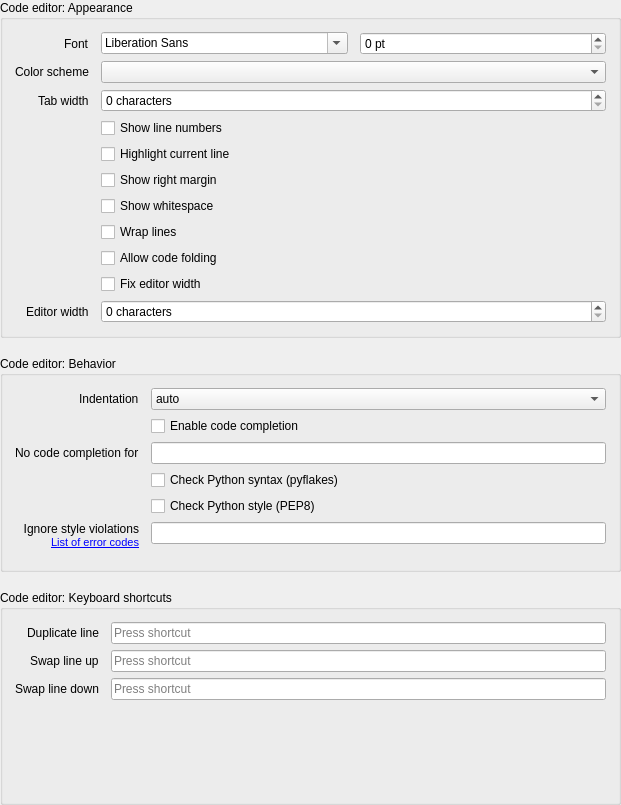
<?xml version="1.0" encoding="UTF-8"?>
<ui version="4.0">
 <class>Form</class>
 <widget class="QWidget" name="Form">
  <property name="geometry">
   <rect>
    <x>0</x>
    <y>0</y>
    <width>621</width>
    <height>805</height>
   </rect>
  </property>
  <property name="windowTitle">
   <string>Form</string>
  </property>
  <layout class="QVBoxLayout" name="verticalLayout">
   <property name="spacing">
    <number>18</number>
   </property>
   <property name="leftMargin">
    <number>0</number>
   </property>
   <property name="topMargin">
    <number>0</number>
   </property>
   <property name="rightMargin">
    <number>0</number>
   </property>
   <property name="bottomMargin">
    <number>0</number>
   </property>
   <item>
    <widget class="QGroupBox" name="groupbox_appearance">
     <property name="title">
      <string>Code editor: Appearance</string>
     </property>
     <layout class="QFormLayout" name="formLayout">
      <property name="labelAlignment">
       <set>Qt::AlignRight|Qt::AlignTrailing|Qt::AlignVCenter</set>
      </property>
      <property name="horizontalSpacing">
       <number>12</number>
      </property>
      <property name="leftMargin">
       <number>12</number>
      </property>
      <property name="topMargin">
       <number>12</number>
      </property>
      <property name="rightMargin">
       <number>12</number>
      </property>
      <property name="bottomMargin">
       <number>12</number>
      </property>
      <item row="0" column="0">
       <widget class="QLabel" name="label_font">
        <property name="text">
         <string>Font</string>
        </property>
       </widget>
      </item>
      <item row="1" column="0">
       <widget class="QLabel" name="label_color_scheme">
        <property name="text">
         <string>Color scheme</string>
        </property>
       </widget>
      </item>
      <item row="1" column="1">
       <widget class="QComboBox" name="cfg_pyqode_color_scheme"/>
      </item>
      <item row="2" column="0">
       <widget class="QLabel" name="label_tab_length">
        <property name="text">
         <string>Tab width</string>
        </property>
       </widget>
      </item>
      <item row="2" column="1">
       <widget class="QSpinBox" name="cfg_pyqode_tab_length">
        <property name="suffix">
         <string> characters</string>
        </property>
       </widget>
      </item>
      <item row="3" column="1">
       <widget class="QCheckBox" name="cfg_pyqode_show_line_numbers">
        <property name="text">
         <string>Show line numbers</string>
        </property>
       </widget>
      </item>
      <item row="4" column="1">
       <widget class="QCheckBox" name="cfg_pyqode_highlight_caret_line">
        <property name="text">
         <string>Highlight current line</string>
        </property>
       </widget>
      </item>
      <item row="5" column="1">
       <widget class="QCheckBox" name="cfg_pyqode_right_margin">
        <property name="text">
         <string>Show right margin</string>
        </property>
       </widget>
      </item>
      <item row="6" column="1">
       <widget class="QCheckBox" name="cfg_pyqode_show_whitespaces">
        <property name="text">
         <string>Show whitespace</string>
        </property>
       </widget>
      </item>
      <item row="7" column="1">
       <widget class="QCheckBox" name="cfg_pyqode_line_wrap">
        <property name="text">
         <string>Wrap lines</string>
        </property>
       </widget>
      </item>
      <item row="8" column="1">
       <widget class="QCheckBox" name="cfg_pyqode_code_folding">
        <property name="text">
         <string>Allow code folding</string>
        </property>
       </widget>
      </item>
      <item row="9" column="1">
       <widget class="QCheckBox" name="cfg_pyqode_fixed_width">
        <property name="text">
         <string>Fix editor width</string>
        </property>
       </widget>
      </item>
      <item row="10" column="0">
       <widget class="QLabel" name="label_fixed_width_nchar">
        <property name="text">
         <string>Editor width</string>
        </property>
       </widget>
      </item>
      <item row="10" column="1">
       <widget class="QSpinBox" name="cfg_pyqode_fixed_width_nchar">
        <property name="suffix">
         <string> characters</string>
        </property>
       </widget>
      </item>
      <item row="0" column="1">
       <widget class="QWidget" name="widget_font" native="true">
        <layout class="QHBoxLayout" name="horizontalLayout">
         <property name="spacing">
          <number>12</number>
         </property>
         <property name="leftMargin">
          <number>0</number>
         </property>
         <property name="topMargin">
          <number>0</number>
         </property>
         <property name="rightMargin">
          <number>0</number>
         </property>
         <property name="bottomMargin">
          <number>0</number>
         </property>
         <item>
          <widget class="QFontComboBox" name="cfg_pyqode_font_name"/>
         </item>
         <item>
          <widget class="QSpinBox" name="cfg_pyqode_font_size">
           <property name="suffix">
            <string> pt</string>
           </property>
          </widget>
         </item>
        </layout>
       </widget>
      </item>
     </layout>
    </widget>
   </item>
   <item>
    <widget class="QGroupBox" name="groupbox_behavior">
     <property name="title">
      <string>Code editor: Behavior</string>
     </property>
     <layout class="QFormLayout" name="formLayout_2">
      <property name="labelAlignment">
       <set>Qt::AlignRight|Qt::AlignTrailing|Qt::AlignVCenter</set>
      </property>
      <property name="horizontalSpacing">
       <number>12</number>
      </property>
      <property name="leftMargin">
       <number>12</number>
      </property>
      <property name="topMargin">
       <number>12</number>
      </property>
      <property name="rightMargin">
       <number>12</number>
      </property>
      <property name="bottomMargin">
       <number>12</number>
      </property>
      <item row="0" column="0">
       <widget class="QLabel" name="label_indentation">
        <property name="text">
         <string>Indentation</string>
        </property>
       </widget>
      </item>
      <item row="0" column="1">
       <widget class="QComboBox" name="cfg_pyqode_indentation">
        <item>
         <property name="text">
          <string>auto</string>
         </property>
        </item>
        <item>
         <property name="text">
          <string>spaces</string>
         </property>
        </item>
        <item>
         <property name="text">
          <string>tabs</string>
         </property>
        </item>
       </widget>
      </item>
      <item row="5" column="0">
       <widget class="QLabel" name="label_pep8_ignore">
        <property name="text">
         <string>Ignore style violations&lt;br /&gt;&lt;a href=&quot;https://pycodestyle.pycqa.org/en/latest/intro.html#error-codes&quot;&gt;&lt;span style=&quot; font-size:8pt;&quot;&gt;List of error codes&lt;/span&gt;&lt;/a&gt;</string>
        </property>
        <property name="alignment">
         <set>Qt::AlignRight|Qt::AlignTrailing|Qt::AlignVCenter</set>
        </property>
        <property name="openExternalLinks">
         <bool>true</bool>
        </property>
       </widget>
      </item>
      <item row="5" column="1">
       <widget class="QLineEdit" name="cfg_pyqode_pep8_ignore"/>
      </item>
      <item row="1" column="1">
       <widget class="QCheckBox" name="cfg_pyqode_code_completion">
        <property name="text">
         <string>Enable code completion</string>
        </property>
       </widget>
      </item>
      <item row="3" column="1">
       <widget class="QCheckBox" name="cfg_pyqode_pyflakes_validation">
        <property name="text">
         <string>Check Python syntax (pyflakes)</string>
        </property>
       </widget>
      </item>
      <item row="4" column="1">
       <widget class="QCheckBox" name="cfg_pyqode_pep8_validation">
        <property name="text">
         <string>Check Python style (PEP8)</string>
        </property>
       </widget>
      </item>
      <item row="2" column="1">
       <widget class="QLineEdit" name="cfg_pyqode_code_completion_excluded_mimetypes"/>
      </item>
      <item row="2" column="0">
       <widget class="QLabel" name="label_pyqode_code_completion_excluded_mimetypes">
        <property name="text">
         <string>No code completion for</string>
        </property>
       </widget>
      </item>
     </layout>
    </widget>
   </item>
   <item>
    <widget class="QGroupBox" name="groupbox_keyboard_shortcuts">
     <property name="title">
      <string>Code editor: Keyboard shortcuts</string>
     </property>
     <layout class="QFormLayout" name="formLayout_3">
      <property name="labelAlignment">
       <set>Qt::AlignRight|Qt::AlignTrailing|Qt::AlignVCenter</set>
      </property>
      <property name="horizontalSpacing">
       <number>12</number>
      </property>
      <property name="verticalSpacing">
       <number>6</number>
      </property>
      <property name="leftMargin">
       <number>12</number>
      </property>
      <property name="topMargin">
       <number>12</number>
      </property>
      <property name="rightMargin">
       <number>12</number>
      </property>
      <property name="bottomMargin">
       <number>12</number>
      </property>
      <item row="0" column="1">
       <widget class="QKeySequenceEdit" name="cfg_pyqode_shortcut_duplicate_line"/>
      </item>
      <item row="0" column="0">
       <widget class="QLabel" name="label_shortcut_duplicate_line">
        <property name="text">
         <string>Duplicate line</string>
        </property>
       </widget>
      </item>
      <item row="1" column="0">
       <widget class="QLabel" name="label_shortcut_swap_line_up">
        <property name="text">
         <string>Swap line up</string>
        </property>
       </widget>
      </item>
      <item row="2" column="0">
       <widget class="QLabel" name="label_shortcut_swap_line_down">
        <property name="text">
         <string>Swap line down</string>
        </property>
       </widget>
      </item>
      <item row="1" column="1">
       <widget class="QKeySequenceEdit" name="cfg_pyqode_shortcut_swap_line_up"/>
      </item>
      <item row="2" column="1">
       <widget class="QKeySequenceEdit" name="cfg_pyqode_shortcut_swap_line_down"/>
      </item>
     </layout>
    </widget>
   </item>
  </layout>
 </widget>
 <resources/>
 <connections>
  <connection>
   <sender>cfg_pyqode_fixed_width</sender>
   <signal>toggled(bool)</signal>
   <receiver>cfg_pyqode_fixed_width_nchar</receiver>
   <slot>setEnabled(bool)</slot>
   <hints>
    <hint type="sourcelabel">
     <x>335</x>
     <y>336</y>
    </hint>
    <hint type="destinationlabel">
     <x>335</x>
     <y>368</y>
    </hint>
   </hints>
  </connection>
  <connection>
   <sender>cfg_pyqode_fixed_width</sender>
   <signal>toggled(bool)</signal>
   <receiver>label_fixed_width_nchar</receiver>
   <slot>setEnabled(bool)</slot>
   <hints>
    <hint type="sourcelabel">
     <x>335</x>
     <y>336</y>
    </hint>
    <hint type="destinationlabel">
     <x>71</x>
     <y>368</y>
    </hint>
   </hints>
  </connection>
  <connection>
   <sender>cfg_pyqode_pep8_validation</sender>
   <signal>toggled(bool)</signal>
   <receiver>cfg_pyqode_pep8_ignore</receiver>
   <slot>setEnabled(bool)</slot>
   <hints>
    <hint type="sourcelabel">
     <x>394</x>
     <y>560</y>
    </hint>
    <hint type="destinationlabel">
     <x>394</x>
     <y>592</y>
    </hint>
   </hints>
  </connection>
  <connection>
   <sender>cfg_pyqode_pep8_validation</sender>
   <signal>toggled(bool)</signal>
   <receiver>label_pep8_ignore</receiver>
   <slot>setEnabled(bool)</slot>
   <hints>
    <hint type="sourcelabel">
     <x>394</x>
     <y>560</y>
    </hint>
    <hint type="destinationlabel">
     <x>92</x>
     <y>595</y>
    </hint>
   </hints>
  </connection>
  <connection>
   <sender>cfg_pyqode_code_completion</sender>
   <signal>toggled(bool)</signal>
   <receiver>cfg_pyqode_code_completion_excluded_mimetypes</receiver>
   <slot>setEnabled(bool)</slot>
   <hints>
    <hint type="sourcelabel">
     <x>400</x>
     <y>480</y>
    </hint>
    <hint type="destinationlabel">
     <x>400</x>
     <y>512</y>
    </hint>
   </hints>
  </connection>
  <connection>
   <sender>cfg_pyqode_code_completion</sender>
   <signal>toggled(bool)</signal>
   <receiver>label_pyqode_code_completion_excluded_mimetypes</receiver>
   <slot>setEnabled(bool)</slot>
   <hints>
    <hint type="sourcelabel">
     <x>400</x>
     <y>480</y>
    </hint>
    <hint type="destinationlabel">
     <x>99</x>
     <y>512</y>
    </hint>
   </hints>
  </connection>
 </connections>
</ui>
